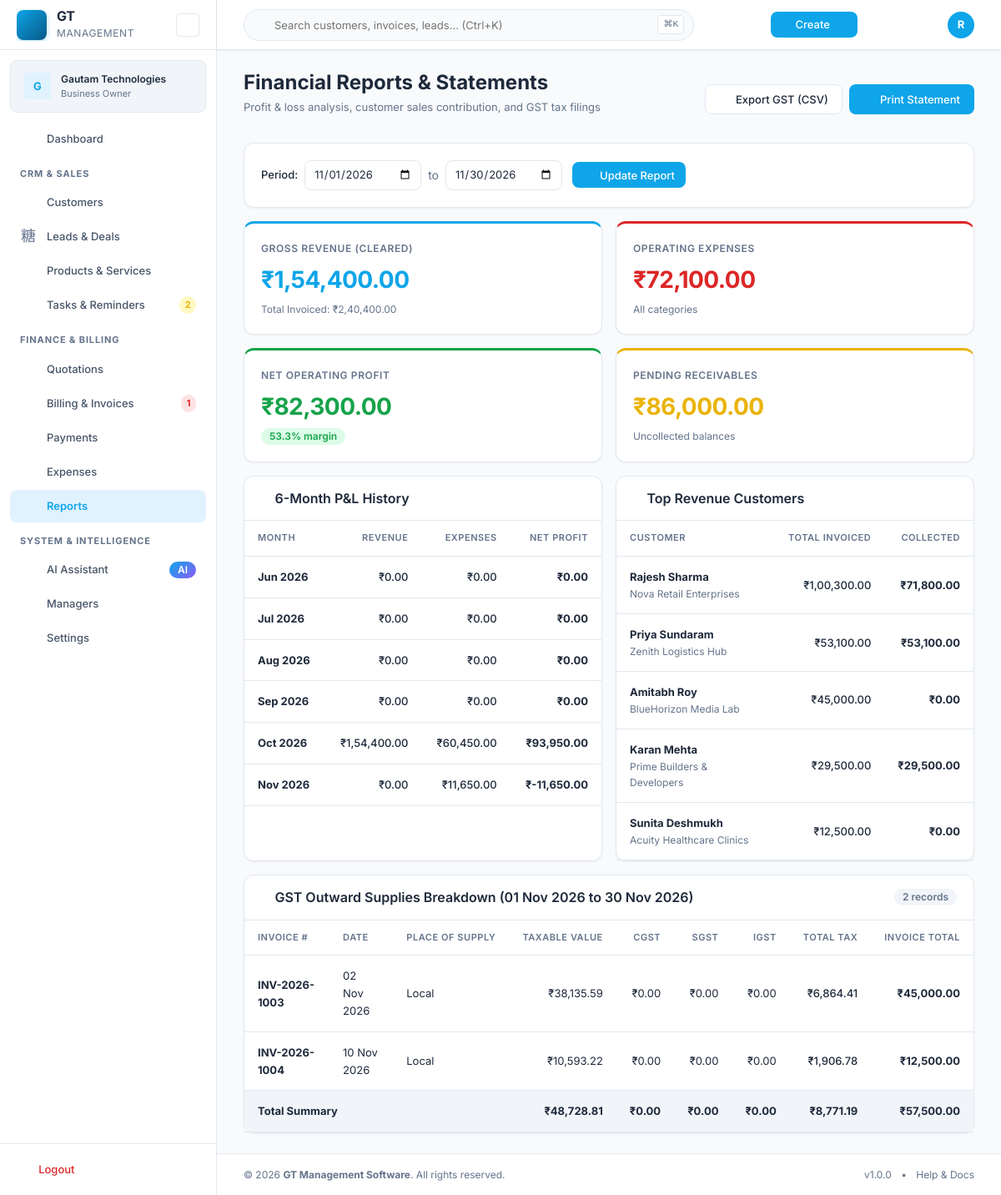
/reports.php (signed in), run on the app's committed database.
### tables this page shows
CREATE TABLE `businesses` (
  `id` INT UNSIGNED AUTO_INCREMENT PRIMARY KEY,
  `name` VARCHAR(255) NOT NULL,
  `legal_name` VARCHAR(255) DEFAULT NULL,
  `owner_name` VARCHAR(255) DEFAULT NULL,
  `type` VARCHAR(100) DEFAULT NULL,
  `industry` VARCHAR(100) DEFAULT NULL,
  `registration_number` VARCHAR(100) DEFAULT NULL,
  `established_date` DATE DEFAULT NULL,
  `logo_path` VARCHAR(500) DEFAULT NULL,
  `tagline` VARCHAR(255) DEFAULT NULL,
  `website` VARCHAR(255) DEFAULT NULL,
  `description` TEXT DEFAULT NULL,
   
  `email` VARCHAR(255) DEFAULT NULL,
  `alt_email` VARCHAR(255) DEFAULT NULL,
  `phone` VARCHAR(50) DEFAULT NULL,
  `alt_phone` VARCHAR(50) DEFAULT NULL,
  `whatsapp` VARCHAR(50) DEFAULT NULL,
  `landline` VARCHAR(50) DEFAULT NULL,
   
  `address_line1` VARCHAR(255) DEFAULT NULL,
  `address_line2` VARCHAR(255) DEFAULT NULL,
  `landmark` VARCHAR(255) DEFAULT NULL,
  `city` VARCHAR(100) DEFAULT NULL,
  `district` VARCHAR(100) DEFAULT NULL,
  `state` VARCHAR(100) DEFAULT NULL,
  `postal_code` VARCHAR(20) DEFAULT NULL,
  `country` VARCHAR(100) DEFAULT 'India',
   
  `gst_registered` TINYINT(1) DEFAULT 0,
  `gstin` VARCHAR(20) DEFAULT NULL,
  `pan` VARCHAR(20) DEFAULT NULL,
  `tax_type` VARCHAR(50) DEFAULT NULL,
  `default_tax_rate` DECIMAL(5,2) DEFAULT 18.00,
  `place_of_business` VARCHAR(100) DEFAULT NULL,
   
  `bank_name` VARCHAR(255) DEFAULT NULL,
  `account_holder` VARCHAR(255) DEFAULT NULL,
  `account_number` VARCHAR(50) DEFAULT NULL,
  `ifsc_code` VARCHAR(20) DEFAULT NULL,
  `bank_branch` VARCHAR(255) DEFAULT NULL,
  `upi_id` VARCHAR(100) DEFAULT NULL,
  `payment_instructions` TEXT DEFAULT NULL,
   
  `invoice_prefix` VARCHAR(20) DEFAULT 'INV-',
  `invoice_next_number` INT UNSIGNED DEFAULT 1,
  `quotation_prefix` VARCHAR(20) DEFAULT 'QT-',
  `quotation_next_number` INT UNSIGNED DEFAULT 1,
  `default_due_days` INT UNSIGNED DEFAULT 30,
  `default_currency` VARCHAR(10) DEFAULT 'INR',
  `default_notes` TEXT DEFAULT NULL,
  `default_terms` TEXT DEFAULT NULL,
  `default_footer` TEXT DEFAULT NULL,
  `show_logo_on_invoice` TINYINT(1) DEFAULT 1,
  `show_signature` TINYINT(1) DEFAULT 0,
  `amount_in_words` TINYINT(1) DEFAULT 1,
   
  `is_demo` TINYINT(1) DEFAULT 0,
  `created_at` TIMESTAMP DEFAULT CURRENT_TIMESTAMP,
  `updated_at` TIMESTAMP DEFAULT CURRENT_TIMESTAMP ON UPDATE CURRENT_TIMESTAMP,
  INDEX `idx_businesses_demo` (`is_demo`)
);

CREATE TABLE `customers` (
  `id` INT UNSIGNED AUTO_INCREMENT PRIMARY KEY,
  `business_id` INT UNSIGNED NOT NULL,
  `type` ENUM('individual','business') DEFAULT 'individual',
  `name` VARCHAR(255) NOT NULL,
  `company_name` VARCHAR(255) DEFAULT NULL,
  `contact_person` VARCHAR(255) DEFAULT NULL,
  `email` VARCHAR(255) DEFAULT NULL,
  `phone` VARCHAR(50) DEFAULT NULL,
  `alt_phone` VARCHAR(50) DEFAULT NULL,
  `billing_address_line1` VARCHAR(255) DEFAULT NULL,
  `billing_address_line2` VARCHAR(255) DEFAULT NULL,
  `billing_city` VARCHAR(100) DEFAULT NULL,
  `billing_state` VARCHAR(100) DEFAULT NULL,
  `billing_postal_code` VARCHAR(20) DEFAULT NULL,
  `billing_country` VARCHAR(100) DEFAULT 'India',
  `shipping_address_line1` VARCHAR(255) DEFAULT NULL,
  `shipping_address_line2` VARCHAR(255) DEFAULT NULL,
  `shipping_city` VARCHAR(100) DEFAULT NULL,
  `shipping_state` VARCHAR(100) DEFAULT NULL,
  `shipping_postal_code` VARCHAR(20) DEFAULT NULL,
  `shipping_country` VARCHAR(100) DEFAULT NULL,
  `gstin` VARCHAR(20) DEFAULT NULL,
  `pan` VARCHAR(20) DEFAULT NULL,
  `category` VARCHAR(100) DEFAULT NULL,
  `tags` VARCHAR(500) DEFAULT NULL,
  `notes` TEXT DEFAULT NULL,
  `status` ENUM('active','archived') DEFAULT 'active',
  `is_demo` TINYINT(1) DEFAULT 0,
  `created_by` INT UNSIGNED DEFAULT NULL,
  `created_at` TIMESTAMP DEFAULT CURRENT_TIMESTAMP,
  `updated_at` TIMESTAMP DEFAULT CURRENT_TIMESTAMP ON UPDATE CURRENT_TIMESTAMP,
  INDEX `idx_customers_business` (`business_id`),
  INDEX `idx_customers_status` (`status`),
  INDEX `idx_customers_name` (`name`),
  INDEX `idx_customers_demo` (`is_demo`),
  FOREIGN KEY (`business_id`) REFERENCES `businesses`(`id`) ON DELETE CASCADE,
  FOREIGN KEY (`created_by`) REFERENCES `users`(`id`) ON DELETE SET NULL
);

CREATE TABLE `invoices` (
  `id` INT UNSIGNED AUTO_INCREMENT PRIMARY KEY,
  `business_id` INT UNSIGNED NOT NULL,
  `invoice_number` VARCHAR(50) NOT NULL,
  `customer_id` INT UNSIGNED NOT NULL,
  `quotation_id` INT UNSIGNED DEFAULT NULL,
  `invoice_type` ENUM('standard','gst','non_gst','proforma') DEFAULT 'standard',
  `invoice_date` DATE NOT NULL,
  `due_date` DATE NOT NULL,
  `subtotal` DECIMAL(15,2) NOT NULL DEFAULT 0.00,
  `discount_total` DECIMAL(15,2) NOT NULL DEFAULT 0.00,
  `tax_total` DECIMAL(15,2) NOT NULL DEFAULT 0.00,
  `grand_total` DECIMAL(15,2) NOT NULL DEFAULT 0.00,
  `amount_paid` DECIMAL(15,2) NOT NULL DEFAULT 0.00,
  `outstanding` DECIMAL(15,2) NOT NULL DEFAULT 0.00,
  `currency` VARCHAR(10) DEFAULT 'INR',
  `notes` TEXT DEFAULT NULL,
  `terms` TEXT DEFAULT NULL,
  `footer` TEXT DEFAULT NULL,
  `payment_instructions` TEXT DEFAULT NULL,
  `status` ENUM('draft','issued','partially_paid','paid','overdue','void','cancelled') DEFAULT 'draft',
   
  `place_of_supply` VARCHAR(100) DEFAULT NULL,
  `cgst_total` DECIMAL(15,2) DEFAULT 0.00,
  `sgst_total` DECIMAL(15,2) DEFAULT 0.00,
  `igst_total` DECIMAL(15,2) DEFAULT 0.00,
   
  `business_snapshot` JSON DEFAULT NULL,
  `customer_snapshot` JSON DEFAULT NULL,
  `pdf_path` VARCHAR(500) DEFAULT NULL,
  `is_demo` TINYINT(1) DEFAULT 0,
  `issued_at` TIMESTAMP NULL DEFAULT NULL,
  `created_by` INT UNSIGNED DEFAULT NULL,
  `created_at` TIMESTAMP DEFAULT CURRENT_TIMESTAMP,
  `updated_at` TIMESTAMP DEFAULT CURRENT_TIMESTAMP ON UPDATE CURRENT_TIMESTAMP,
  UNIQUE KEY `uk_invoice_number` (`business_id`, `invoice_number`),
  INDEX `idx_invoices_customer` (`customer_id`),
  INDEX `idx_invoices_status` (`status`),
  INDEX `idx_invoices_date` (`invoice_date`),
  INDEX `idx_invoices_due` (`due_date`),
  FOREIGN KEY (`business_id`) REFERENCES `businesses`(`id`) ON DELETE CASCADE,
  FOREIGN KEY (`customer_id`) REFERENCES `customers`(`id`),
  FOREIGN KEY (`quotation_id`) REFERENCES `quotations`(`id`) ON DELETE SET NULL,
  FOREIGN KEY (`created_by`) REFERENCES `users`(`id`) ON DELETE SET NULL
);

### reports.php (the view, shortened to what the rows shown need)
<?php
require_once __DIR__ . '/services/report-service.php';
$businessId = Auth::businessId();
$startDate = $_GET['start_date'] ?? date('Y-m-01');
$endDate = $_GET['end_date'] ?? date('Y-m-t');
$monthlyTrends = ReportService::getMonthlyTrends($businessId, 6);
$topCustomers = ReportService::getTopCustomers($businessId, 5);
$gstInvoices = ReportService::getGstReport($businessId, $startDate, $endDate);
require GT_ROOT . '/includes/header.php';
?>
<div class="page-header d-flex justify-between align-center mb-4">
    <div>
        <h1 class="page-title">Financial Reports & Statements</h1>
    </div>
</div>
<div class="grid grid-cols-2 gap-4 mb-4">
    <div class="card">
        <div class="card-body p-0">
            <div class="table-responsive">
                <table class="data-table">
                    <thead>
                        <tr>
                            <th>Month</th>
                            <th class="text-right">Revenue</th>
                            <th class="text-right">Expenses</th>
                            <th class="text-right">Net Profit</th>
                        </tr>
                    </thead>
                    <tbody>
                        <?php foreach ($monthlyTrends as $m): ?>
                        <tr>
                            <td><strong><?= e($m['month']) ?></strong></td>
                            <td class="text-right text-success font-medium"><?= formatCurrency($m['revenue']) ?></td>
                            <td class="text-right text-danger font-medium"><?= formatCurrency($m['expenses']) ?></td>
                            <td class="text-right font-bold <?= $m['profit'] >= 0 ? 'text-success' : 'text-danger' ?>">
                                <?= formatCurrency($m['profit']) ?>
                            </td>
                        </tr>
                        <?php endforeach; ?>
                    </tbody>
                </table>
            </div>
        </div>
    </div>
    <div class="card">
        <div class="card-body p-0">
            <div class="table-responsive">
                <table class="data-table">
                    <thead>
                        <tr>
                            <th>Customer</th>
                            <th class="text-right">Total Invoiced</th>
                            <th class="text-right">Collected</th>
                        </tr>
                    </thead>
                    <tbody>
                        <?php foreach ($topCustomers as $c): ?>
                        <tr>
                            <td>
                                <strong><?= e($c['name']) ?></strong>
                                <?php if (!empty($c['company_name'])): ?>
                                    <div class="text-xs text-muted"><?= e($c['company_name']) ?></div>
                                <?php endif; ?>
                            </td>
                            <td class="text-right font-medium"><?= formatCurrency($c['total_billed']) ?></td>
                            <td class="text-right font-bold text-success"><?= formatCurrency($c['total_paid']) ?></td>
                        </tr>
                        <?php endforeach; ?>
                    </tbody>
                </table>
            </div>
        </div>
    </div>
</div>
<div class="card">
    <div class="card-body p-0">
        <?php if (empty($gstInvoices)): ?>
            <div class="p-4 text-center text-muted text-sm">No tax invoices recorded in this period.</div>
        <?php else: ?>
            <div class="table-responsive">
                <table class="data-table">
                    <thead>
                        <tr>
                            <th>Invoice #</th>
                            <th>Date</th>
                            <th>Place of Supply</th>
                            <th class="text-right">Taxable Value</th>
                            <th class="text-right">CGST</th>
                            <th class="text-right">SGST</th>
                            <th class="text-right">IGST</th>
                            <th class="text-right">Total Tax</th>
                            <th class="text-right">Invoice Total</th>
                        </tr>
                    </thead>
                    <tbody>
                        <?php
                        foreach ($gstInvoices as $g):
                        ?>
                        <tr>
                            <td><strong><?= e($g['invoice_number']) ?></strong></td>
                            <td><?= formatDate($g['invoice_date']) ?></td>
                            <td><?= e($g['place_of_supply'] ?: 'Local') ?></td>
                            <td class="text-right"><?= formatCurrency($g['subtotal']) ?></td>
                            <td class="text-right"><?= formatCurrency($g['cgst_total']) ?></td>
                            <td class="text-right"><?= formatCurrency($g['sgst_total']) ?></td>
                            <td class="text-right"><?= formatCurrency($g['igst_total']) ?></td>
                            <td class="text-right font-medium"><?= formatCurrency($g['tax_total']) ?></td>
                            <td class="text-right font-bold text-primary"><?= formatCurrency($g['grand_total']) ?></td>
                        </tr>
                        <?php endforeach; ?>
                    </tbody>
                </table>
            </div>
        <?php endif; ?>
    </div>
</div>
<?php require GT_ROOT . '/includes/footer.php'; ?>

### data on the page
businesses: month "Jun 2026", show_signature "₹0.00", month "Jul 2026", month "Aug 2026", month "Sep 2026"
customers: name "Rajesh Sharma", company_name "Nova Retail Enterprises", total_billed "₹1,00,300.00", total_paid "₹71,800.00"
customers: name "Priya Sundaram", company_name "Zenith Logistics Hub", total_billed "₹53,100.00", total_paid "₹53,100.00"
customers: name "Amitabh Roy", company_name "BlueHorizon Media Lab", total_billed "₹45,000.00", total_paid "₹0.00"
customers: name "Karan Mehta", company_name "Prime Builders & Developers", total_billed "₹29,500.00", total_paid "₹29,500.00"
customers: name "Sunita Deshmukh", company_name "Acuity Healthcare Clinics", total_billed "₹12,500.00", total_paid "₹0.00"
invoices: invoice_number "INV-2026-1003", invoice_date "02 Nov 2026", place_of_supply "Local", subtotal "₹38,135.59", cgst_total "₹0.00", sgst_total "₹0.00", igst_total "₹0.00", tax_total "₹6,864.41", grand_total "₹45,000.00"
invoices: invoice_number "INV-2026-1004", invoice_date "10 Nov 2026", place_of_supply "Local", subtotal "₹10,593.22", cgst_total "₹0.00", sgst_total "₹0.00", igst_total "₹0.00", tax_total "₹1,906.78", grand_total "₹12,500.00"

### other printed values
substr(e($businessName), 0, 1) "G"
truncate($businessName, 22) "Gautam Technologies"
$pendingTasksCount "2"
$overdueInvoicesCount "1"
$userInitial "R"
formatCurrency($exec['total_collected']) "₹1,54,400.00"
formatCurrency($exec['total_invoiced']) "₹2,40,400.00"
formatCurrency($exec['total_expenses']) "₹72,100.00"
formatCurrency($exec['net_profit']) "₹82,300.00"
$exec['profit_margin'] "53.3"
formatCurrency($exec['total_outstanding']) "₹86,000.00"
$m['month'] "Oct 2026"
formatCurrency($m['revenue']) "₹1,54,400.00"
formatCurrency($m['expenses']) "₹60,450.00"
formatCurrency($m['profit']) "₹93,950.00"
